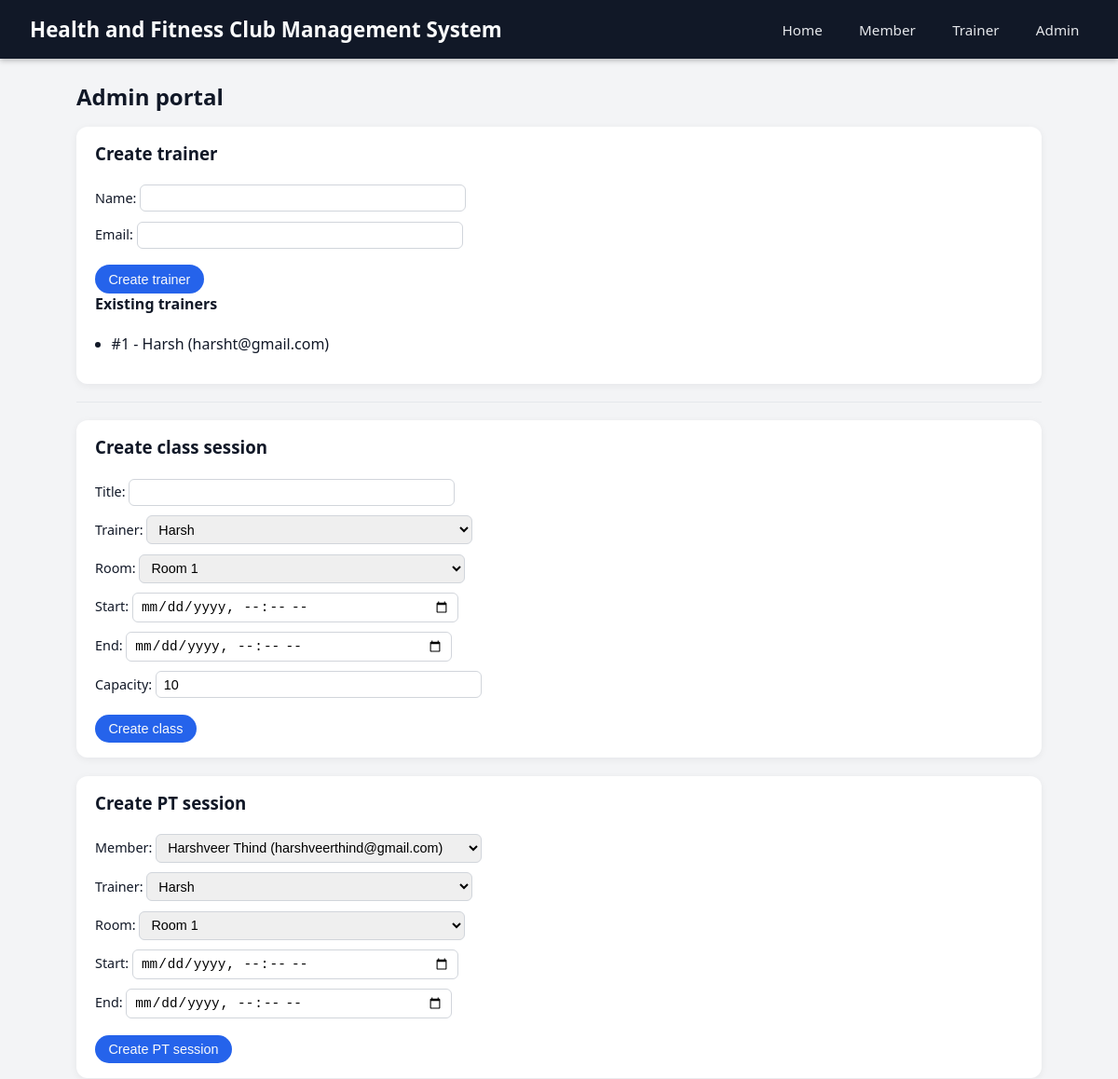
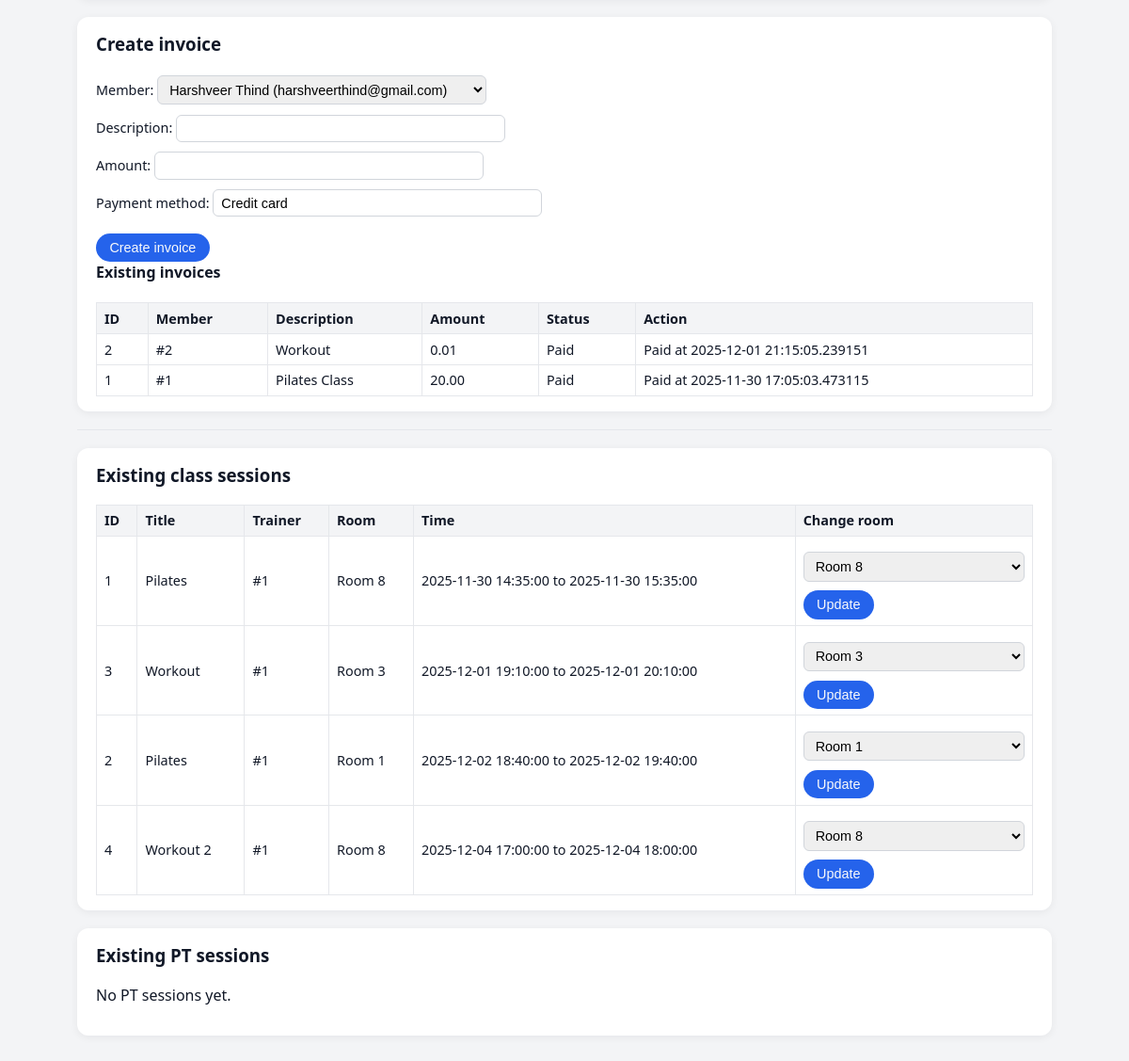
The page /admin on the database its author committed (2 pictures, top to bottom).
### models/schema.py (models this page shows, shortened)
class Trainer(db.Model):
    __tablename__ = "trainers"
    id = db.Column(db.Integer, primary_key=True)
    name = db.Column(db.String(120), nullable=False)
    email = db.Column(db.String(120), unique=True, nullable=False)
    availabilities = db.relationship("TrainerAvailability", back_populates="trainer")
    pt_sessions = db.relationship("PTSession", back_populates="trainer")
    class_sessions = db.relationship("ClassSession", back_populates="trainer")

class Invoice(db.Model):
    __tablename__ = "invoices"
    id = db.Column(db.Integer, primary_key=True)
    member_id = db.Column(db.Integer, db.ForeignKey("members.id"), nullable=False)
    description = db.Column(db.String(255), nullable=True)
    amount = db.Column(db.Numeric(10, 2), nullable=False)
    status = db.Column(db.String(20), default="Unpaid")
    created_at = db.Column(db.DateTime, default=datetime.utcnow)
    paid_at = db.Column(db.DateTime, nullable=True)
    payment_method = db.Column(db.String(50), nullable=True)
    member = db.relationship("Member", back_populates="invoices")

class ClassSession(db.Model):
    __tablename__ = "class_sessions"
    id = db.Column(db.Integer, primary_key=True)
    title = db.Column(db.String(120), nullable=False)
    trainer_id = db.Column(db.Integer, db.ForeignKey("trainers.id"), nullable=False)
    room_id = db.Column(db.Integer, db.ForeignKey("rooms.id"), nullable=False)
    start_time = db.Column(db.DateTime, nullable=False)
    end_time = db.Column(db.DateTime, nullable=False)
    capacity = db.Column(db.Integer, nullable=False)
    trainer = db.relationship("Trainer", back_populates="class_sessions")
    room = db.relationship("Room", back_populates="class_sessions")
    registrations = db.relationship("ClassRegistration", back_populates="class_session")

class Room(db.Model):
    __tablename__ = "rooms"
    id = db.Column(db.Integer, primary_key=True)
    name = db.Column(db.String(120), unique=True, nullable=False)
    capacity = db.Column(db.Integer, nullable=False)
    location = db.Column(db.String(255), nullable=True)
    class_sessions = db.relationship("ClassSession", back_populates="room")
    pt_sessions = db.relationship("PTSession", back_populates="room")

### app/routes.py (the view)
@bp.route("/admin", methods=["GET"])
def admin_portal():
    data = get_admin_portal_data()
    return render_template(
        "admin_portal.html",
        trainers=data["trainers"],
        rooms=data["rooms"],
        members=data["members"],
        invoices=data["invoices"],
        class_sessions=data["class_sessions"],
        pt_sessions=data["pt_sessions"],
    )

### models/operations.py (called while the page is built)
def get_all_members():
    return Member.query.order_by(Member.name).all()

def get_all_trainers():
    return Trainer.query.order_by(Trainer.name).all()

def get_admin_portal_data():
    trainers = get_all_trainers()
    rooms = Room.query.order_by(Room.id).all()
    members = get_all_members()
    invoices = Invoice.query.order_by(Invoice.created_at.desc()).all()
    class_sessions = ClassSession.query.order_by(ClassSession.start_time).all()
    pt_sessions = PTSession.query.order_by(PTSession.start_time).all()
    return {
        "trainers": trainers,
        "rooms": rooms,
        "members": members,
        "invoices": invoices,
        "class_sessions": class_sessions,
        "pt_sessions": pt_sessions,
    }

### app/templates/admin_portal.html (shortened to what this page needs)
{% extends "base.html" %}
{% block content %}
<main>
  <h2>Admin portal</h2>
  <section>
    <h3>Create trainer</h3>
    <form method="post" action="{{ url_for('main.admin_trainer_route') }}">
      <label>Name:
        <input type="text" name="name" required>
      </label>
      <label>Email:
        <input type="email" name="email" required>
      </label>
      <button type="submit">Create trainer</button>
    </form>
    {% if trainers %}
      <h4>Existing trainers</h4>
      <ul>
        {% for t in trainers %}
          <li>#{{ t.id }} - {{ t.name }} ({{ t.email }})</li>
        {% endfor %}
      </ul>
    {% endif %}
  </section>
  <hr>
  <section>
    <h3>Create class session</h3>
    <form method="post" action="{{ url_for('main.admin_class_route') }}">
      <label>Title:
        <input type="text" name="title" required>
      </label>
      <label>Trainer:
        <select name="trainer_id" required>
          {% for t in trainers %}
            <option value="{{ t.id }}">{{ t.name }}</option>
          {% endfor %}
        </select>
      </label>
      <label>Room:
        <select name="room_id" required>
          {% for r in rooms %}
            <option value="{{ r.id }}">{{ r.name }}</option>
          {% endfor %}
        </select>
      </label>
      <label>Start:
        <input type="datetime-local" name="start_time" required>
      </label>
      <label>End:
        <input type="datetime-local" name="end_time" required>
      </label>
      <label>Capacity:
        <input type="number" name="capacity" value="10">
      </label>
      <button type="submit">Create class</button>
    </form>
  </section>
  <section>
    <h3>Create PT session</h3>
    <form method="post" action="{{ url_for('main.admin_ptsession_route') }}">
      <label>Member:
        <select name="member_id" required>
          {% for m in members %}
            <option value="{{ m.id }}">{{ m.name }} ({{ m.email }})</option>
          {% endfor %}
        </select>
      </label>
      <label>Trainer:
        <select name="trainer_id" required>
          {% for t in trainers %}
            <option value="{{ t.id }}">{{ t.name }}</option>
          {% endfor %}
        </select>
      </label>
      <label>Room:
        <select name="room_id" required>
          {% for r in rooms %}
            <option value="{{ r.id }}">{{ r.name }}</option>
          {% endfor %}
        </select>
      </label>
      <label>Start:
        <input type="datetime-local" name="start_time" required>
      </label>
      <label>End:
        <input type="datetime-local" name="end_time" required>
      </label>
      <button type="submit">Create PT session</button>
    </form>
  </section>
  <section>
    <h3>Create invoice</h3>
    <form method="post" action="{{ url_for('main.admin_invoice_route') }}">
      <label>Member:
        <select name="member_id" required>
          {% for m in members %}
            <option value="{{ m.id }}">{{ m.name }} ({{ m.email }})</option>
          {% endfor %}
        </select>
      </label>
      <label>Description:
        <input type="text" name="description" required>
      </label>
      <label>Amount:
        <input type="number" step="0.01" name="amount" required>
      </label>
      <label>Payment method:
        <input type="text" name="payment_method" value="Credit card">
      </label>
      <button type="submit">Create invoice</button>
    </form>
    <h4>Existing invoices</h4>
    {% if invoices %}
      <table>
        <tr>
          <th>ID</th>
          <th>Member</th>
          <th>Description</th>
          <th>Amount</th>
          <th>Status</th>
          <th>Action</th>
        </tr>
        {% for inv in invoices %}
          <tr>
            <td>{{ inv.id }}</td>
            <td>#{{ inv.member_id }}</td>
            <td>{{ inv.description }}</td>
            <td>{{ inv.amount }}</td>
            <td>{{ inv.status }}</td>
            <td>
              {% if inv.status != "Paid" %}
                <form method="post" action="{{ url_for('main.admin_invoice_pay_route', invoice_id=inv.id) }}">
                  <button type="submit">Mark paid</button>
                </form>
              {% else %}
                Paid at {{ inv.paid_at }}
              {% endif %}
            </td>
          </tr>
        {% endfor %}
      </table>
    {% else %}
      <p>No invoices yet.</p>
    {% endif %}
  </section>
  <hr>
  <section>
    <h3>Existing class sessions</h3>
    {% if class_sessions %}
      <table>
        <tr>
          <th>ID</th>
          <th>Title</th>
          <th>Trainer</th>
          <th>Room</th>
          <th>Time</th>
          <th>Change room</th>
        </tr>
        {% for c in class_sessions %}
          <tr>
            <td>{{ c.id }}</td>
            <td>{{ c.title }}</td>
            <td>#{{ c.trainer_id }}</td>
            <td>{{ c.room.name if c.room else c.room_id }}</td>
            <td>{{ c.start_time }} to {{ c.end_time }}</td>
            <td>
              <form method="post" action="{{ url_for('main.admin_class_update_room_route', class_id=c.id) }}">
                <select name="room_id">
                  {% for r in rooms %}
                    <option value="{{ r.id }}" {% if r.id == c.room_id %}selected{% endif %}>
                      {{ r.name }}
                    </option>
                  {% endfor %}
                </select>
                <button type="submit">Update</button>
              </form>
            </td>
          </tr>
        {% endfor %}
      </table>
    {% else %}
      <p>No class sessions yet.</p>
    {% endif %}
  </section>
  <section>
    <h3>Existing PT sessions</h3>
    {% if pt_sessions %}
      <table>
        <tr>
          <th>ID</th>
          <th>Member</th>
          <th>Trainer</th>
          <th>Room</th>
          <th>Time</th>
          <th>Status</th>
          <th>Change room</th>
        </tr>
        {% for p in pt_sessions %}
          <tr>
            <td>{{ p.id }}</td>
            <td>#{{ p.member_id }}</td>
            <td>#{{ p.trainer_id }}</td>
            <td>{{ p.room.name if p.room else p.room_id }}</td>
            <td>{{ p.start_time }} to {{ p.end_time }}</td>
            <td>{{ p.status }}</td>
            <td>
              <form method="post" action="{{ url_for('main.admin_ptsession_update_room_route', pt_id=p.id) }}">
                <select name="room_id">
                  {% for r in rooms %}
                    <option value="{{ r.id }}" {% if r.id == p.room_id %}selected{% endif %}>
                      {{ r.name }}
                    </option>
                  {% endfor %}
                </select>
                <button type="submit">Update</button>
              </form>
            </td>
          </tr>
        {% endfor %}
      </table>
    {% else %}
      <p>No PT sessions yet.</p>
    {% endif %}
  </section>
</main>
{% endblock %}

### app/templates/base.html (shortened to what this page needs)
<!doctype html>
<html>
<head>
  <link rel="stylesheet" href="{{ url_for('static', filename='style.css') }}">
</head>
<body>
<header>
  <h1>Health and Fitness Club Management System</h1>
  <nav>
    <a href="{{ url_for('main.home') }}">Home</a>
    <a href="{{ url_for('main.member_portal') }}">Member</a>
    <a href="{{ url_for('main.trainer_portal') }}">Trainer</a>
    <a href="{{ url_for('main.admin_portal') }}">Admin</a>
  </nav>
</header>
<main>
  {% block content %}{% endblock %}
</main>
</body>
</html>

### app/static/style.css (style rules this page uses)
* { box-sizing: border-box; }
body { font-family: system-ui, -apple-system, BlinkMacSystemFont, "Segoe UI", sans-serif; margin: 0; background: #f3f4f6; color: #111827; }
header { background: #111827; color: #f9fafb; padding: 1rem 2rem; display: flex; flex-wrap: wrap; align-items: center; justify-content: space-between; box-shadow: 0 2px 6px rgba(0, 0, 0, 0.25); }
header h1 { margin: 0; font-size: 1.4rem; }
nav a { color: #e5e7eb; text-decoration: none; margin-left: 1rem; font-size: 0.95rem; padding: 0.3rem 0.6rem; border-radius: 999px; transition: background 0.15s ease, color 0.15s ease; }
main { max-width: 1100px; margin: 1.5rem auto 2rem; padding: 0 1rem; }
section { background: #ffffff; border-radius: 0.75rem; padding: 1rem 1.25rem; margin-bottom: 1.2rem; box-shadow: 0 2px 8px rgba(15, 23, 42, 0.06); }
section h2, section h3, section h4 { margin-top: 0; }
h2 { margin: 0 0 1rem; }
form { margin-top: 0.5rem; }
label { display: block; margin-bottom: 0.5rem; font-size: 0.9rem; }
input[type="text"], input[type="email"], input[type="date"], input[type="number"], input[type="datetime-local"], select { width: 100%; max-width: 350px; padding: 0.35rem 0.5rem; border-radius: 0.375rem; border: 1px solid #d1d5db; font-size: 0.9rem; margin-top: 0.15rem; }
button { margin-top: 0.6rem; padding: 0.45rem 0.9rem; border-radius: 999px; border: none; font-size: 0.9rem; cursor: pointer; background: #2563eb; color: #f9fafb; transition: background 0.15s ease, transform 0.05s ease; }
ul { padding-left: 1.1rem; }
ul li { margin-bottom: 0.25rem; }
table { width: 100%; border-collapse: collapse; margin-top: 0.5rem; font-size: 0.9rem; }
th, td { border: 1px solid #e5e7eb; padding: 0.4rem 0.5rem; text-align: left; }
th { background: #f3f4f6; font-weight: 600; }
hr { border: none; border-top: 1px solid #e5e7eb; margin: 1.2rem 0; }

### rows shown on the page
Trainer: id "1", name "Harsh", email "harsht@gmail.com"
Invoice: id "2", member_id "2", description "Workout", amount "0.01", status "Paid", paid_at "2025-12-01 21:15:05.239151"
Invoice: id "1", member_id "1", description "Pilates Class", amount "20.00", status "Paid", paid_at "2025-11-30 17:05:03.473115"
ClassSession: id "1", title "Pilates", trainer_id "1", room "Room 8", start_time "2025-11-30 14:35:00", end_time "2025-11-30 15:35:00", room_id "Room 8"
ClassSession: id "3", title "Workout", trainer_id "1", room "Room 3", start_time "2025-12-01 19:10:00", end_time "2025-12-01 20:10:00", room_id "Room 3"
ClassSession: id "2", title "Pilates", trainer_id "1", room "Room 1", start_time "2025-12-02 18:40:00", end_time "2025-12-02 19:40:00", room_id "Room 1"
ClassSession: id "4", title "Workout 2", trainer_id "1", room "Room 8", start_time "2025-12-04 17:00:00", end_time "2025-12-04 18:00:00", room_id "Room 8"

### other values the page prints
form field trainer_id "Harsh"
form field room_id "Room 1"
form field member_id "Harshveer Thind (harshveerthind@gmail.com)"
